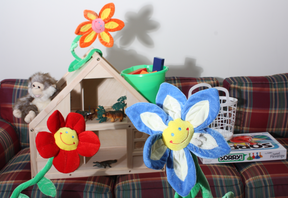
#> input picture stereo_matching_and_panorama_stitching/ste_left.png, 288 x 198 px
$ python stereo_matching.py
#> lines starting #> are read from the running program, lines starting #| are printed output that depends on the picture; long printed decimals are rounded
import numpy as np
import cv2
import sys

from cv2 import ximgproc
from matplotlib import pyplot as plt
from itertools import product
from skimage import io
import skimage
from skimage import filters


def load_image(path):
#> called with path = 'ste_left.png'
    print('Loading from {}...'.format(path))
    try:
        image = skimage.img_as_float(io.imread(fname=path))
#> call 2 of load_image, with path = 'ste_right.png'
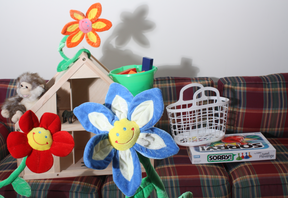
#> input picture stereo_matching_and_panorama_stitching/ste_right.png, 288 x 198 px
    except IOError as e:
        print("FileNotFoundError: {}".format(e.message))
        sys.exit()
    return image


def get_rms_distance(image, ground_truth):
    if image.shape != ground_truth.shape:
        print('AlignmentError: shape {} and {} cannot be properly aligned'.format(image.shape, ground_truth.shape))
        return None
    rms = np.sqrt(np.average((image.flatten() - ground_truth.flatten()) ** 2))
    print('RMS distance from GT: {}'.format(rms))
    return rms


def stereo_matching(img_l, img_r, right=False, ftype='gaussian'):
#> called with right = False, ftype = 'j_bilateral'
    height, width, _ = img_l.shape
#> height = 198; width = 288
    max_disp = 61
    dsi = np.ndarray((height, width, max_disp), dtype=np.float32)
    depth_map = np.ndarray((height, width))
    # Compute DSI
    print("Computing DSI...")
    for x, y in product(range(height), range(width)):
        for d in range(0, max_disp):
            if right: d = -d
            if 0 <= y - d < width:
                if right: dsi[x][y][-d] = float(sum((img_l[x][y] - img_r[x][y - d]) ** 2))
                else: dsi[x][y][d] = float(sum((img_l[x][y] - img_r[x][y - d]) ** 2))
            else:
                if right: dsi[x][y][-d] = float(1)
                else: dsi[x][y][d] = float(1)
    # Bilateral spatial aggregation
    print("Filtering Image...")
    sigma = 1
    joint = np.asarray(0.21 * img_l[:, :, 0] + 0.72 * img_l[:, :, 1] + 0.07 * img_l[:, :, 2], dtype=np.float32)
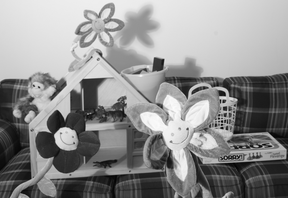
#> joint: shape (198, 288) float32; min 0, max 0.989, mean 0.562
    for i in range(max_disp):
        #dsi[:, :, i] = filters.gaussian(image=dsi[:, :, i], sigma=sigma)
        dsi[:, :, i] = ximgproc.jointBilateralFilter(joint=joint, src=dsi[:, :, i], d=5, sigmaColor=150, sigmaSpace=150)
    # Disparity discrimination
    print("Establishing depth map...")
    for x, y in product(range(height), range(width)):
        min_index, _ = min(enumerate(dsi[x][y]), key=lambda x: x[1])
        depth_map[x][y] = min_index
#> this loop made 57024 passes
#> min_index on passes 1 to 3: 0, 0, 0
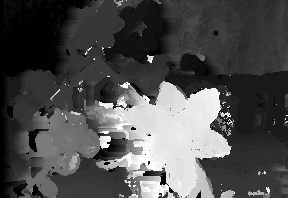
#> depth_map: shape (198, 288) float64; min 0, max 60, mean 18.3; drawn with min black and max white
#> call 2 of stereo_matching, with right = True, ftype = 'j_bilateral'
#> in stereo_matching (call 2), `joint = np.asarray(0.21 * img_l[:, :, 0] + 0.72 * img_l[:, :, 1] + 0.0..`:
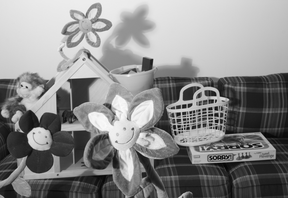
#> joint: shape (198, 288) float32; min 0, max 0.992, mean 0.546
#> the loop in stereo_matching (call 2), `for x, y in product(range(height), range(width)):` made 57024 passes
#> min_index on passes 1 to 3: 4, 4, 4
#> after the loop in stereo_matching (call 2), `for x, y in product(range(height), range(width)):`:
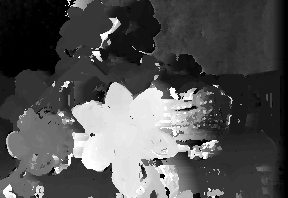
#> depth_map: shape (198, 288) float64; min 0, max 60, mean 19.3; drawn with min black and max white
    return depth_map


# Would return the left image after lr_check by default
def lr_check(depth_map_l, depth_map_r, right=False):
#> called with right = False
    print('Evaluating pixels for occlusion...')
    height, width = depth_map_l.shape
#> height = 198; width = 288
    for x, y in product(range(height), range(width)):
        if right:
            d = int(depth_map_r[x][y])
            if 0 <= y+d < width and abs(depth_map_r[x][y] - depth_map_l[x][y+d])>15:
                depth_map_r[x][y] = 0
        else:
            d = int(depth_map_l[x][y])
            if 0 <= y-d < width and abs(depth_map_l[x][y] - depth_map_r[x][y-d])>15:
                depth_map_l[x][y] = 0
        return depth_map_r if right else depth_map_l
#> this loop made 1 pass


def visualize(image):
    plt.imshow(image)
    plt.show()


def whole_procedure(path_l, path_r):
    img_l, img_r = load_image(path_l), load_image(path_r)
    depth_l = stereo_matching(img_l, img_r)
    depth_r = stereo_matching(img_r, img_l, right=True)
    if depth_l.shape != depth_r.shape:
        print('AlignmentError: shape {} and {} cannot be properly aligned'.format(depth_l.shape, depth_r.shape))
        return None

    #visualize(np.concatenate([depth_l, depth_r]))

if __name__ == '__main__':
    left, right = 'ste_left.png', 'ste_right.png'
    img_l, img_r = load_image(left), load_image(right)
    depth_map_l = stereo_matching(img_l, img_r, False, ftype='j_bilateral')
    depth_map_r = stereo_matching(img_r, img_l, True, ftype='j_bilateral')
    checked = lr_check(depth_map_l, depth_map_r)
    ground_truth = np.load('gt.npy')
#> (reads stereo_matching_and_panorama_stitching/gt.npy from the repository)
    get_rms_distance(checked, ground_truth)
#> in get_rms_distance, `rms = np.sqrt(np.average((image.flatten() - ground_truth.flatten()) **..`: rms = 11.09
#| RMS distance from GT: 11.088
    visualize(checked)
    #visualize(depth_map_l)
    #visualize(depth_map_r)
